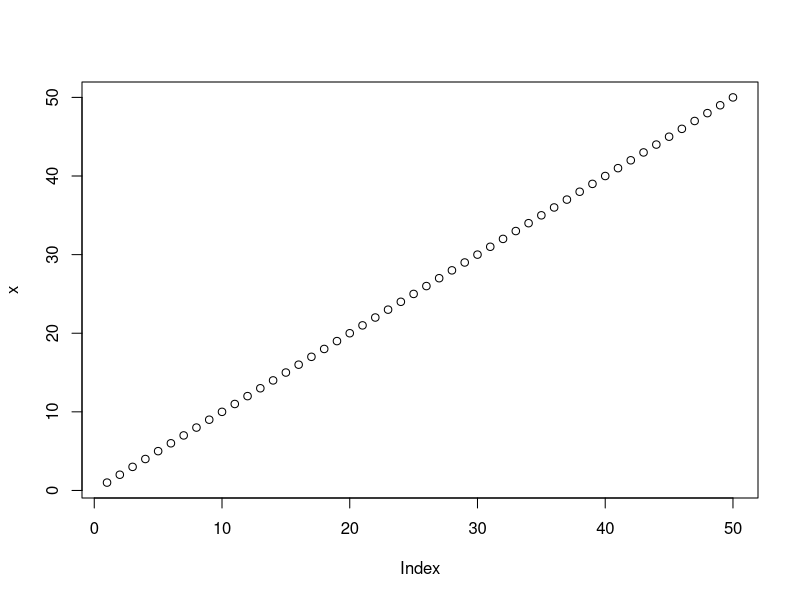
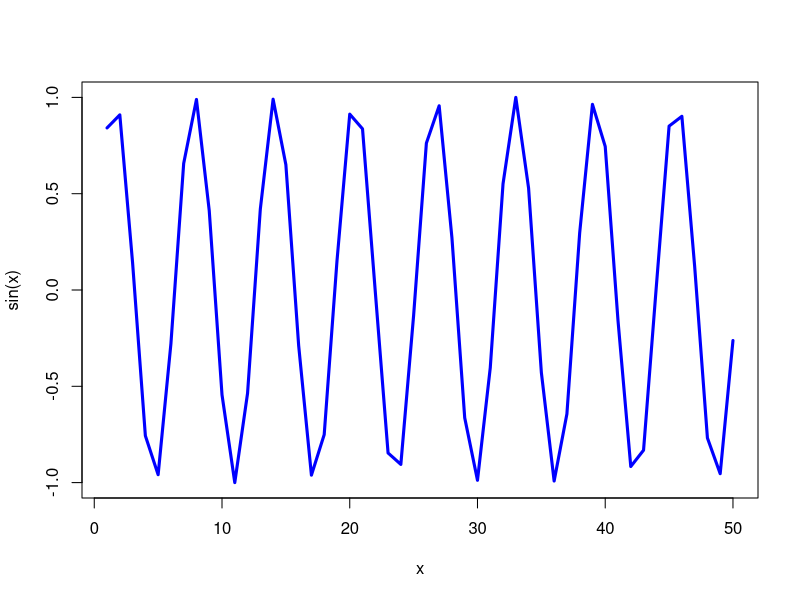
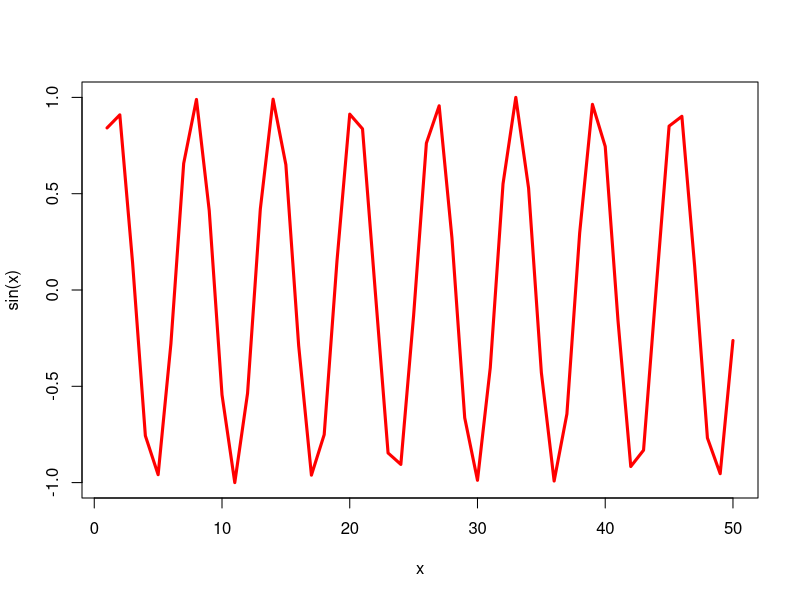

The R script that drew these images, in order:
# My first Rscript
x <- 1:50
plot(x)
plot(x, sin(x), type="l", col="blue", lwd=3)
plot(x=x, y=sin(x), col="red", typ="l", lwd=3)
log(10, 10)